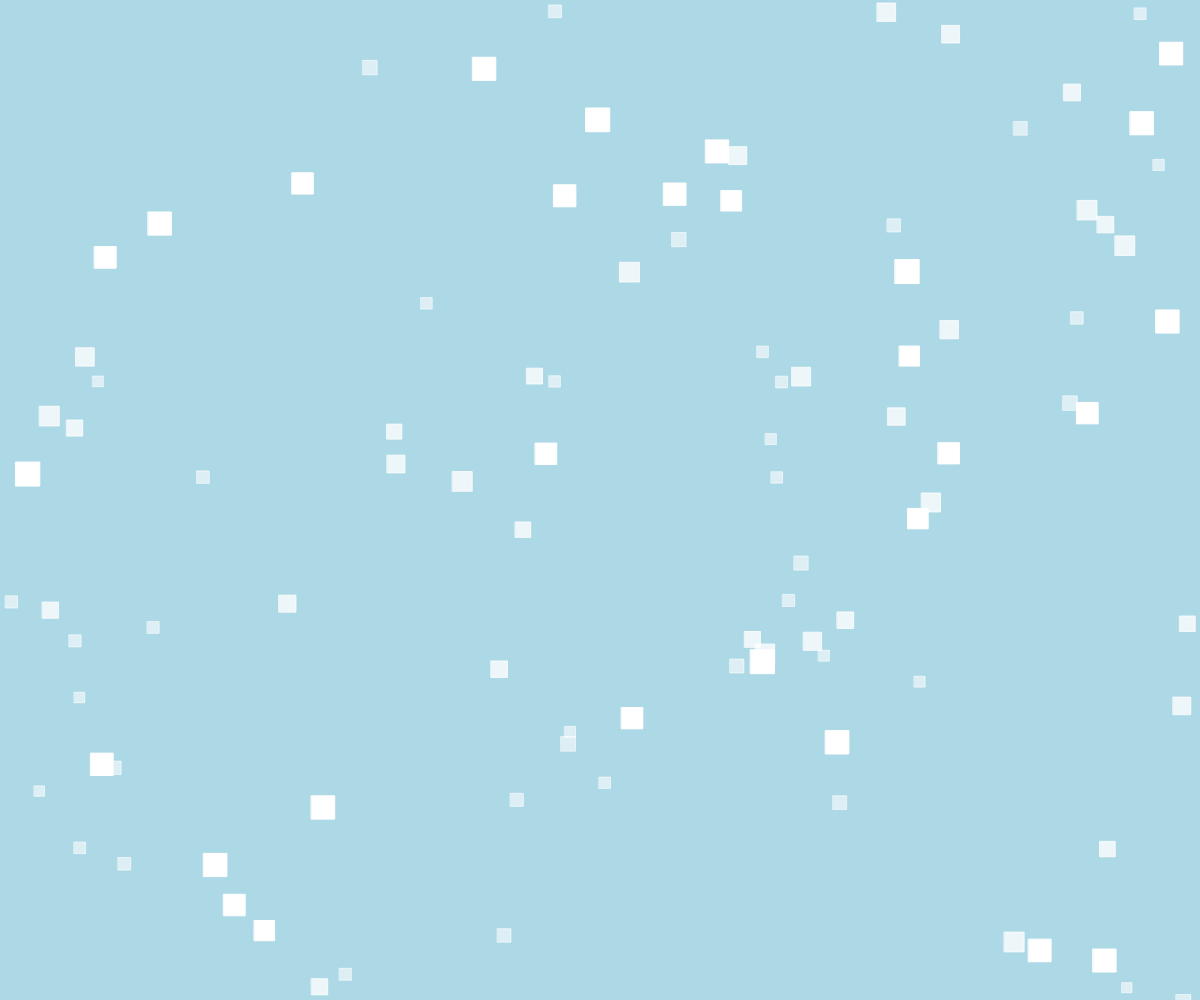
Frame 1 (no input)
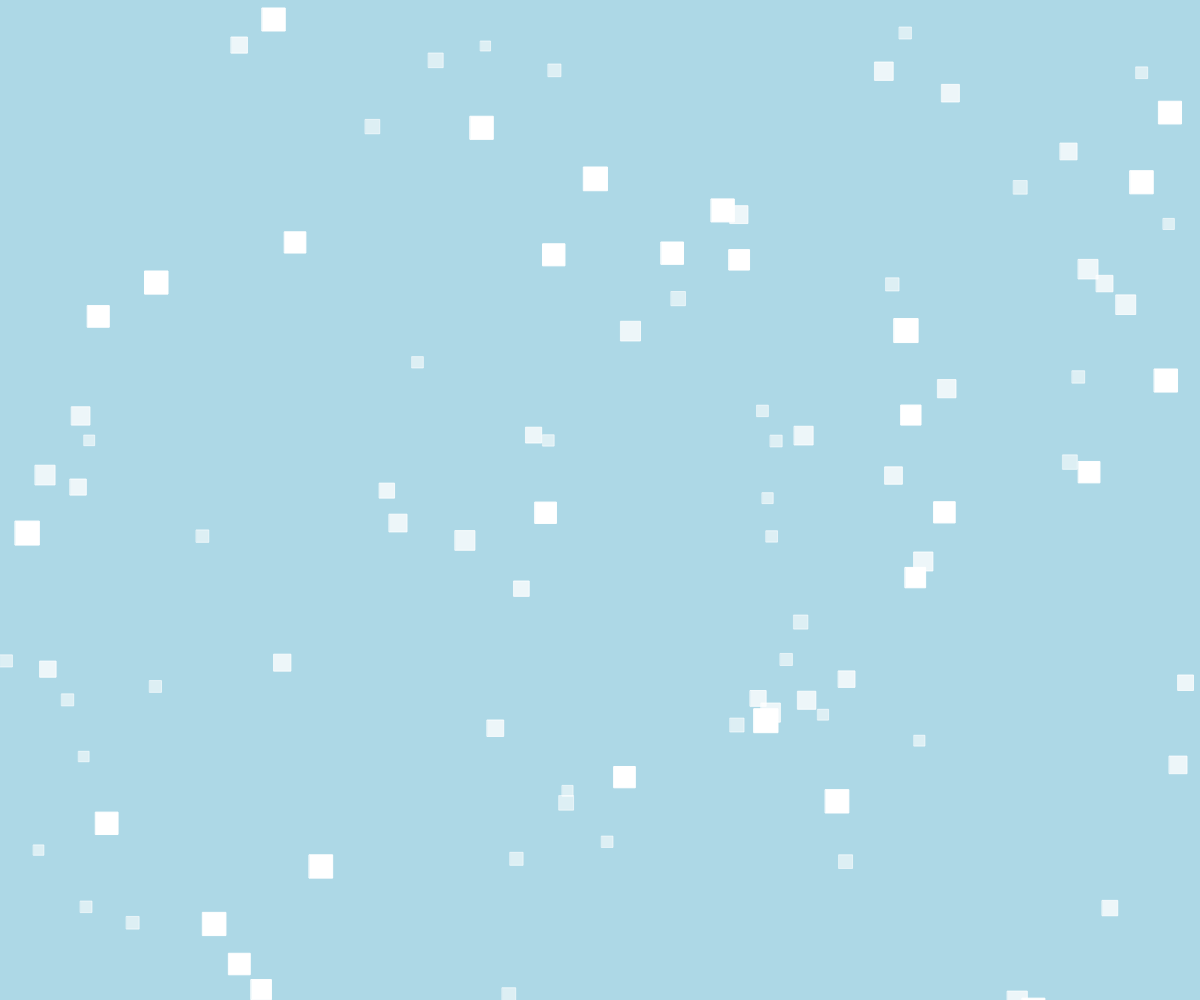
Frame 60 (no input)
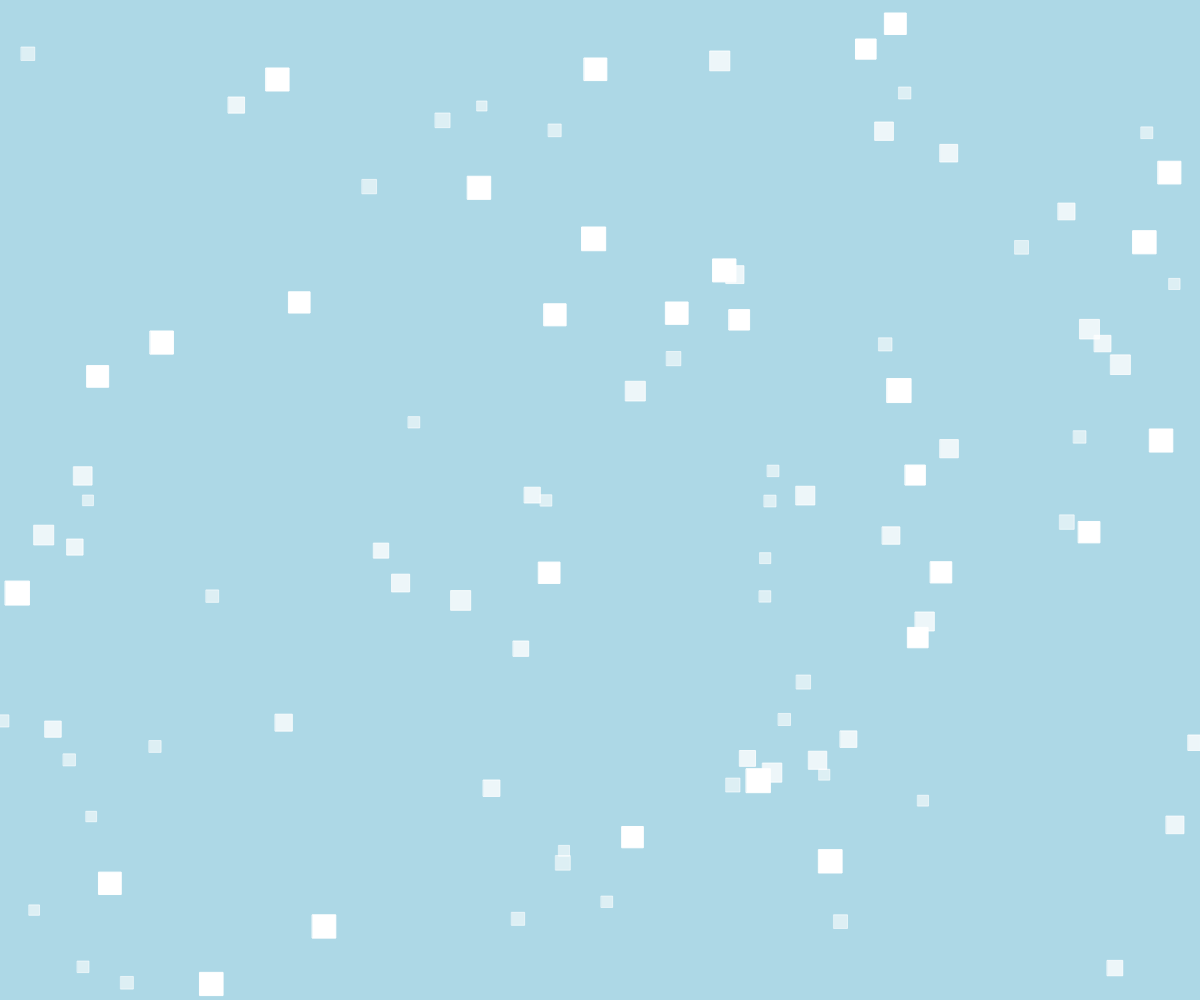
Frame 120 (the mouse pressed at the canvas centre since frame 60)

The p5.js sketch that drew these frames (run headless with seeded random() and noise() and a simulated clock; from frame 60 on, the mouse is pressed at the canvas centre):

// p5.js sketch
// ── sketch.js
const canvasWidth = window.innerWidth;
const canvasHeight = window.innerHeight;
let snowflakes;

function createSnowFlakes(numSnowflakes) {
    let snowflakes = [];
    for (let i = 0; i < numSnowflakes; i++) {

        let size = random() * (24 - 10) + 10;
        let fillColor;

        if (size > 20) {
            a = 255;
        } else if (size > 15) {
            a = 200;
        } else {
            a = 150;
        }

        fillColor = color(255, 255, 255, a);
        angle = random() * 180;

        let snowflake = {
            x: random() * canvasWidth,
            y: random() * canvasHeight,
            size: size,
            fillColor: fillColor,
            angle: angle,
            draw: () => {
                stroke(fillColor);
                fill(fillColor);
                // ellipse(snowflake.x, snowflake.y, snowflake.size, snowflake.size);
                rect(snowflake.x, snowflake.y, snowflake.size, snowflake.size);
            },
            updatePosition: () => {
                snowflake.x = snowflake.x + random(-1, 1);
                snowflake.y = snowflake.y + 1;
                snowflake.angle += 1;
                
                if (snowflake.y > height) {
                    snowflake.y = 0;
                    snowflake.x = random() * canvasWidth;
                }
            }
        }
        
        snowflakes.push(snowflake);
    }
    return snowflakes;
}

function setup() {
  createCanvas(canvasWidth, canvasHeight);
  snowflakes = createSnowFlakes(100);
}

function draw() {
  background(color(173,216,230));

  for (snowflake of snowflakes) {
    snowflake.draw();
    snowflake.updatePosition();
  }
}
